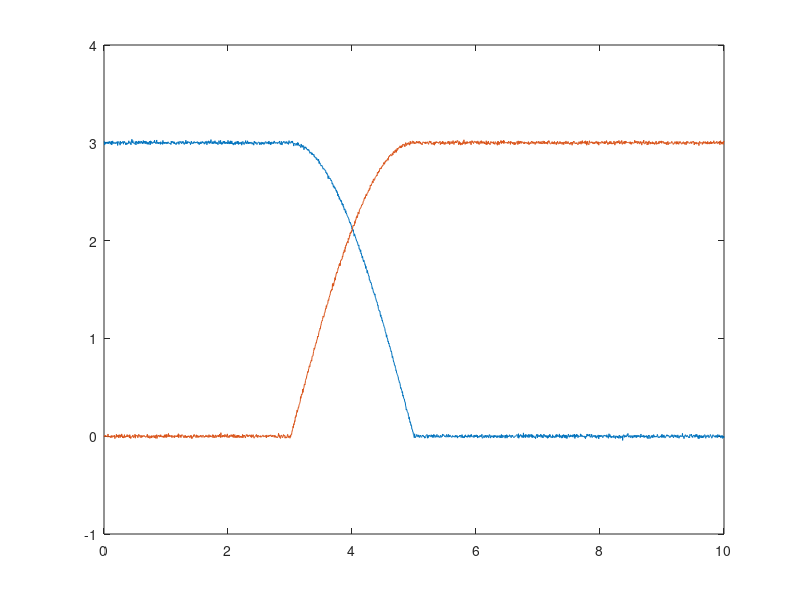

Write the MATLAB code that produced this figure. (Note: this script raises an error after producing the figure.)
close all; clear all;

%% Set up
dt = 0.005;
t = 0:dt:10;
N = length(t);

theta = zeros(1, N);

% Set up rotation
idx = t > 3 & t < 5;
Nturn = sum(idx);
theta(idx) = linspace(0, pi/2, Nturn);
theta(t >= 5) = pi/2;
omega = (theta(t == 4+dt) - theta(t == 4))/dt;

% Velocity noise covariance
stateNoise = 1e-4*eye(4);
% stateNoise = 10*1e-4*eye(4);

% Sensor noise covariance
senseNoise = [0.21337 0; ...
              0       0.022288];

% Simulated sensor model
h = @(x, y) [(8.3741*x + 0.2395)./(x + 0.0123); ...
             (8.3558*y + 1.3344)./(y + 0.1294)];

%% Start simulation
% Set up variables
X = zeros(4, N);
Y = zeros(2, N);

% Initialize
X0 = [0 0 3 0]';
X(:, 1) = X0;

% Calculate noise
randn('seed', 0);
w  = mvnrnd([0 0 0 0], stateNoise, N)';
v1 = mvnrnd([0 0], senseNoise, N)';

% Begin loop
X = zeros(4, N);
Y = zeros(2, N);
X(:, 1) = X0;

for i = 1:N - 1
    Xk = X(:, i);
    wk = w(:, i);
    v1k = v1(:, i);
    thetak = theta(i);
    
    % Calculate sensor response
    Yk = h(Xk(1), Xk(2)) + v1k;
    
    % Propagate state
    Vk = norm(Xk(3:4));      % Total velocity
    Xk(3) = Vk*cos(thetak);
    Xk(4) = Vk*sin(thetak);
    
    Xk1 = [Xk(1) + dt*Xk(3);
           Xk(2) + dt*Xk(4);
           Xk(3);
           Xk(4)];
    X(:, i+1) = Xk1;
end

for i = 1:N
    X(:, i) = X(:, i) + w(:, i);
end

%% Preprocessing...
x = X(1, :);
y = X(2, :);
u = X(3, :);
v = X(4, :);

%% Plot
figure(1);
plot(t, u, t, v);
yyaxis right;
plot(t, theta);